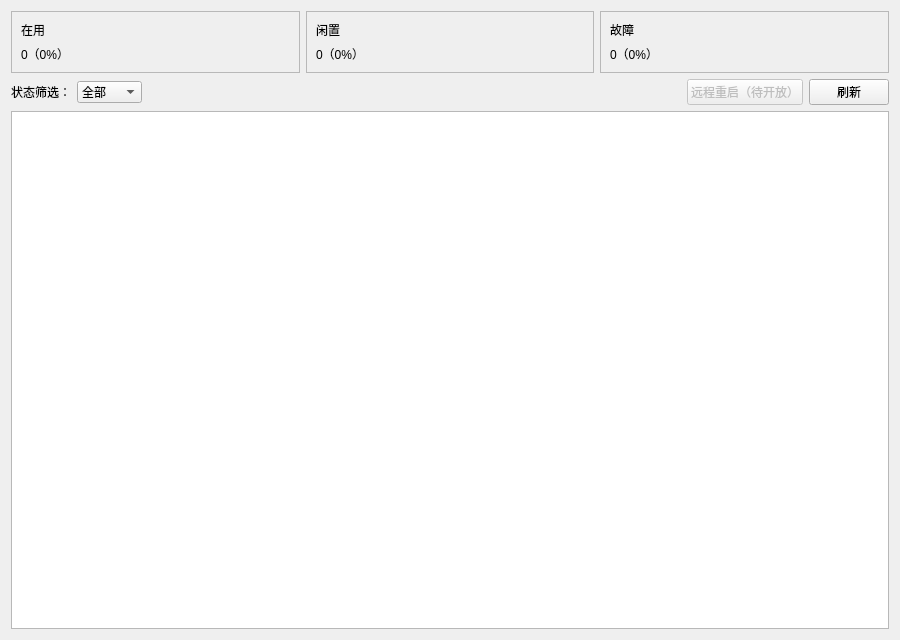
<?xml version="1.0" encoding="UTF-8"?>
<ui version="4.0">
 <class>PilePage</class>
 <widget class="QWidget" name="PilePage">
  <property name="geometry">
   <rect>
    <x>0</x>
    <y>0</y>
    <width>900</width>
    <height>640</height>
   </rect>
  </property>
  <layout class="QVBoxLayout" name="verticalLayout">
   <item>
    <layout class="QHBoxLayout" name="statusLayout">
     <item>
      <widget class="QFrame" name="inUseCard">
       <property name="frameShape">
        <enum>QFrame::StyledPanel</enum>
       </property>
       <layout class="QVBoxLayout" name="verticalLayout_2">
        <item>
         <widget class="QLabel" name="label">
          <property name="text">
           <string>在用</string>
          </property>
         </widget>
        </item>
        <item>
         <widget class="QLabel" name="inUseLabel">
          <property name="text">
           <string>0（0%）</string>
          </property>
         </widget>
        </item>
       </layout>
      </widget>
     </item>
     <item>
      <widget class="QFrame" name="idleCard">
       <property name="frameShape">
        <enum>QFrame::StyledPanel</enum>
       </property>
       <layout class="QVBoxLayout" name="verticalLayout_3">
        <item>
         <widget class="QLabel" name="label_2">
          <property name="text">
           <string>闲置</string>
          </property>
         </widget>
        </item>
        <item>
         <widget class="QLabel" name="idleLabel">
          <property name="text">
           <string>0（0%）</string>
          </property>
         </widget>
        </item>
       </layout>
      </widget>
     </item>
     <item>
      <widget class="QFrame" name="faultCard">
       <property name="frameShape">
        <enum>QFrame::StyledPanel</enum>
       </property>
       <layout class="QVBoxLayout" name="verticalLayout_4">
        <item>
         <widget class="QLabel" name="label_3">
          <property name="text">
           <string>故障</string>
          </property>
         </widget>
        </item>
        <item>
         <widget class="QLabel" name="faultLabel">
          <property name="text">
           <string>0（0%）</string>
          </property>
         </widget>
        </item>
       </layout>
      </widget>
     </item>
    </layout>
   </item>
   <item>
    <layout class="QHBoxLayout" name="toolBar">
     <item>
      <widget class="QLabel" name="label_4">
       <property name="text">
        <string>状态筛选：</string>
       </property>
      </widget>
     </item>
     <item>
      <widget class="QComboBox" name="statusCombo">
       <item>
        <property name="text">
         <string>全部</string>
        </property>
       </item>
       <item>
        <property name="text">
         <string>闲置</string>
        </property>
       </item>
       <item>
        <property name="text">
         <string>充电中</string>
        </property>
       </item>
       <item>
        <property name="text">
         <string>故障</string>
        </property>
       </item>
       <item>
        <property name="text">
         <string>离线</string>
        </property>
       </item>
      </widget>
     </item>
     <item>
      <spacer name="horizontalSpacer">
       <property name="orientation">
        <enum>Qt::Horizontal</enum>
       </property>
       <property name="sizeHint" stdset="0">
        <size>
         <width>40</width>
         <height>20</height>
        </size>
       </property>
      </spacer>
     </item>
     <item>
      <widget class="QPushButton" name="restartButton">
       <property name="text">
        <string>远程重启（待开放）</string>
       </property>
       <property name="enabled">
        <bool>false</bool>
       </property>
      </widget>
     </item>
     <item>
      <widget class="QPushButton" name="refreshButton">
       <property name="text">
        <string>刷新</string>
       </property>
      </widget>
     </item>
    </layout>
   </item>
   <item>
    <widget class="QTableWidget" name="pileTable">
     <property name="editTriggers">
      <set>QAbstractItemView::NoEditTriggers</set>
     </property>
     <property name="selectionBehavior">
      <enum>QAbstractItemView::SelectRows</enum>
     </property>
    </widget>
   </item>
  </layout>
 </widget>
 <resources/>
 <connections/>
</ui>
